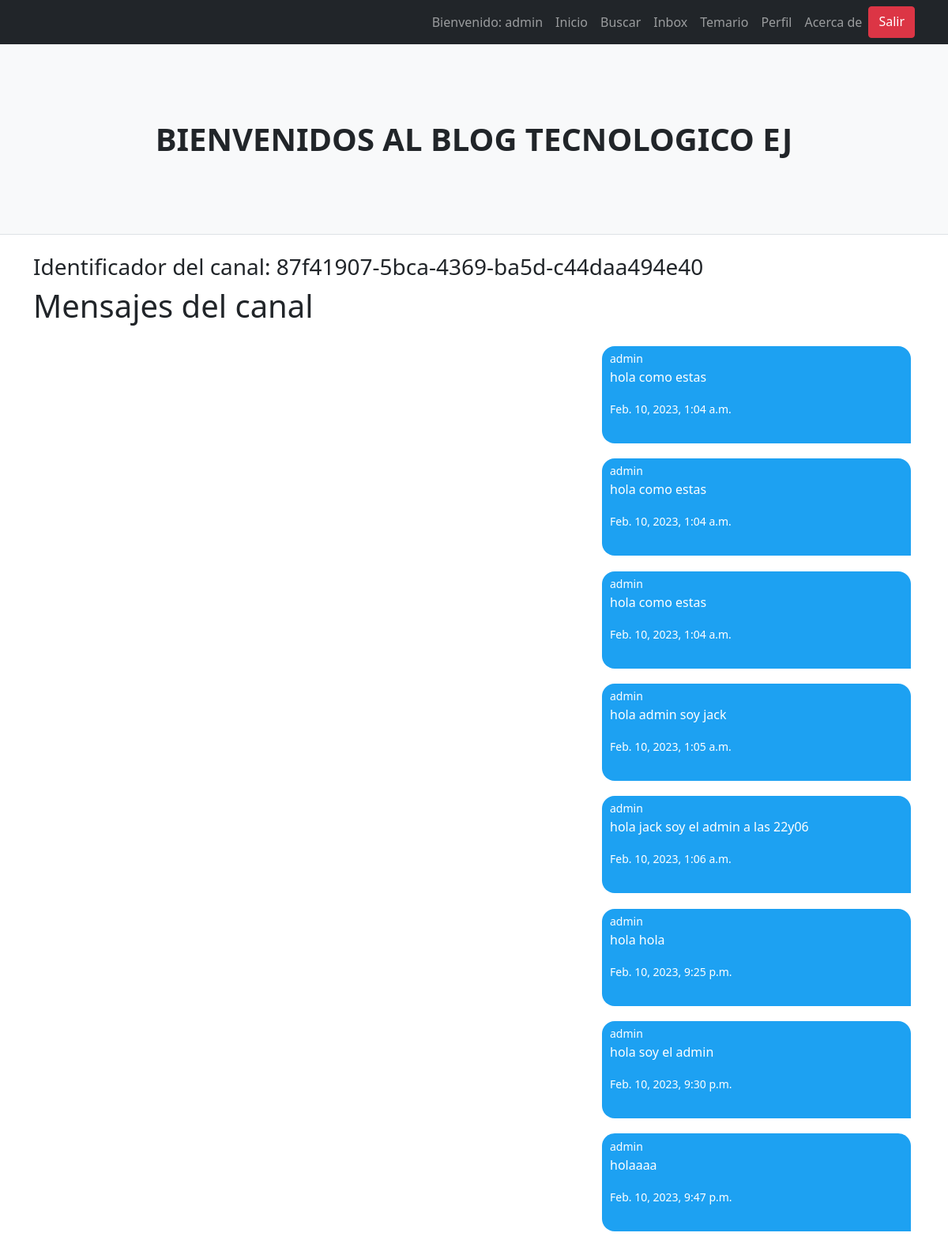
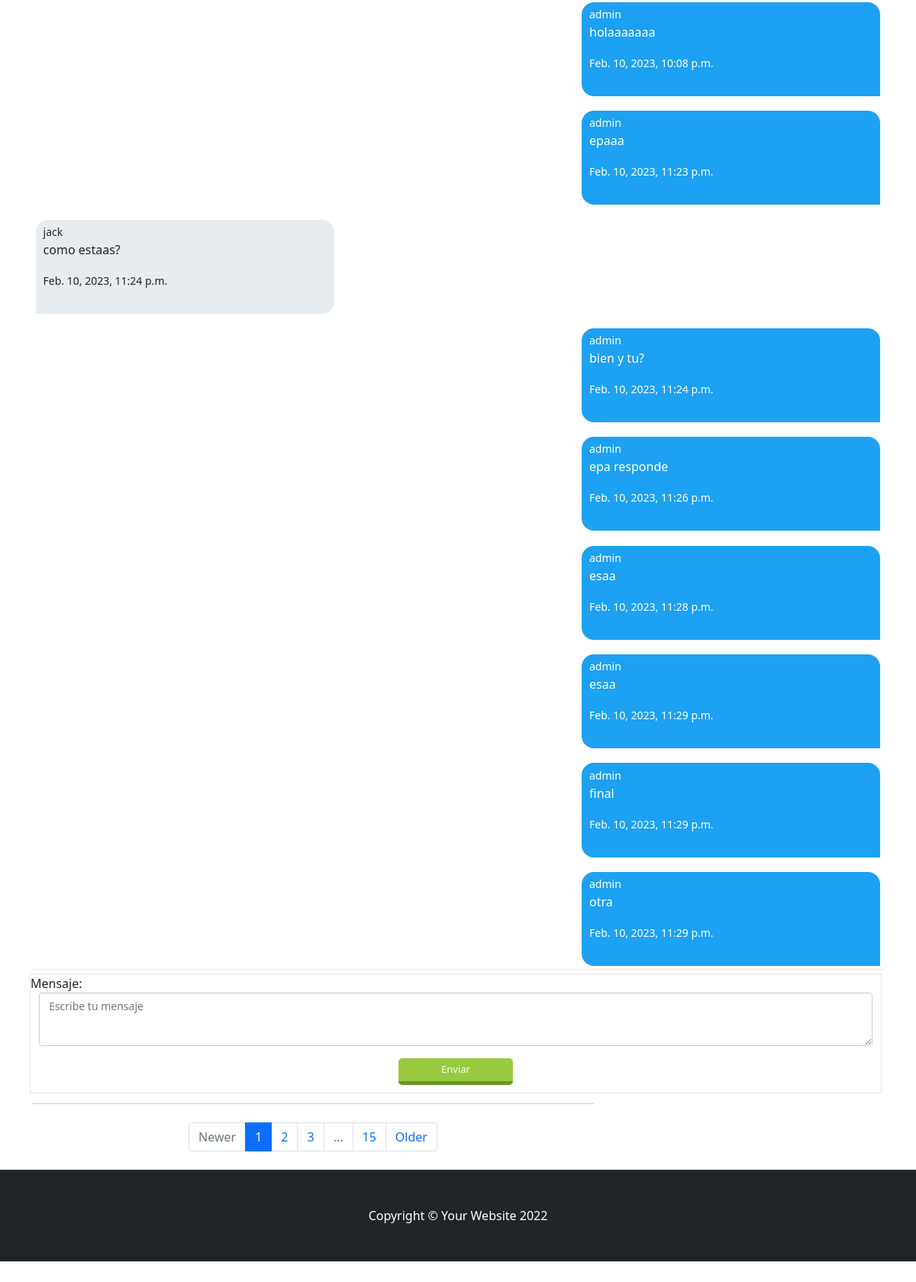
Page /AppBlog/ms/jack (signed in) on the committed database (2 pictures, top to bottom).
### AppBlog/models.py (models this page shows)
class ModelBase(models.Model):
	id = models.UUIDField(default=uuid.uuid4, primary_key=True, db_index=True, editable=False)
	tiempo = models.DateTimeField(auto_now_add=True)
	actualizar = models.DateTimeField(auto_now=True)
	class Meta:
		abstract = True

class Canal(ModelBase):
	usuarios = models.ManyToManyField(User, blank=True, through=CanalUsuario)
	objects = CanalManager()

class CanalMensaje(ModelBase):
	canal   = models.ForeignKey("Canal", on_delete=models.CASCADE)
	usuario = models.ForeignKey(User, on_delete=models.CASCADE)
	texto =  models.TextField()

### AppBlog/views.py (the view)
# urls.py: path("ms/<str:username>", DetailMs.as_view(), name="detailms"),
class DetailMs(LoginRequiredMixin, CanalFormMixin, DetailView):
	template_name= 'AppBlog/canal_detail.html'
	def get_object(self, *args, **kwargs):
		username = self.kwargs.get("username")
		mi_username = self.request.user.username
		canal, _ = Canal.objects.obtener_o_crear_canal_ms(mi_username, username)
		if username == mi_username:
			mi_canal, _ = Canal.objects.obtener_o_crear_canal_usuario_actual(self.request.user)
			return mi_canal
		if canal == None:
			raise Http404
		return canal

### AppBlog/forms.py
class FormMensajes(forms.Form):
    mensaje = forms.CharField(widget=forms.Textarea(attrs = {"class": "formulario_ms",   "placeholder":"Escribe tu mensaje"  }))

### AppBlog/models.py (called while the page is built, shortened)
	def solo_dos(self):
		return self.annotate(num_usuarios= Count("usuarios")).filter(num_usuarios=2)

	def filtrar_por_username(self, username):
		return self.filter(canalusuario__usuario__username=username)

	def get_queryset(self, *args, **kwargs):
		return CanalQuerySet(self.model, using=self._db)

	def filtrar_ms_por_privado(self, username_a, username_b):
		return self.get_queryset().solo_dos().filtrar_por_username(username_a).filtrar_por_username(username_b)

	def obtener_o_crear_canal_ms(self, username_a, username_b):
		qs = self.filtrar_ms_por_privado(username_a, username_b)
		if qs.exists():
			return qs.order_by("tiempo").first(), False #obj, created

### AppBlog/templates/AppBlog/canal_detail.html (shortened to what this page needs)
{% extends 'AppBlog/base.html' %}
{% block contenido_que_cambia %}
	<h3>Identificador del canal: {{object.id}}</h3>
	<h1>Mensajes del canal</h1>
	<div id="contenedor_ms">
	{% for mensaje in object.canalmensaje_set.all %}
		<div class="div_ms {% if request.user == mensaje.usuario %}mis_mensajes
		{% else %} tus_mensajes{% endif %}">
			<small>{{mensaje.usuario}}</small>
			<p>{{mensaje.texto}}</p>
			<small>{{mensaje.tiempo}}</small>
		</div>
	{% endfor %}
	</div>
	<div class="div_form_ms">
		<form id="form_submit" action="{{ request.path }}" method="POST">
			{{form.as_p}}
			<button type="submit" class="btn_enviar">
				Enviar
			</button>
	</form>
	</div>
{% endblock %}

### AppBlog/templates/AppBlog/abuelo.html (shortened to what this page needs)
<!DOCTYPE html>
<html lang="en">
    <head>
        {% load static %}
        <link href="/static/css/styles.css" rel="stylesheet" />
    </head>
    <body>
        <nav class="navbar navbar-expand-lg navbar-dark bg-dark">
            <div class="container">
                    <div class="collapse navbar-collapse" id="navbarSupportedContent">
                    <ul class="navbar-nav ms-auto mb-2 mb-lg-0">
                        {%if user.is_authenticated %}
                        <li class="nav-item"><a class="nav-link" href="{% url 'inicio' %}">Bienvenido: {{ user.username }}</a></li>
                        <li class="nav-item"><a class="nav-link" href="{% url 'inicio' %}">Inicio</a></li>
                        <li class="nav-item"><a class="nav-link" href="{% url 'temaBusq' %}">Buscar</a></li>
                        <li class="nav-item"><a class="nav-link" href="{% url 'Inbox' %}">Inbox</a></li>
                        <li class="nav-item"><a class="nav-link" aria-current="page" href="{% url 'leerTemas' %}">Temario</a></li>
                        <li class="nav-item"><a class="nav-link" aria-current="page" href="{% url 'verPerfil' %}">Perfil</a></li>
                        <li class="nav-item"><a class="nav-link" href="{% url 'acerca' %}">Acerca de</a></li>
                        <a class="btn btn-danger" href="{% url 'logout' %}">Salir</a>
                        {% endif %}
                    </ul>
                </div>
            </div>
        </nav>
        <header class="py-5 bg-light border-bottom mb-4">
            <div class="container">
                <div class="text-center my-5">
                    {% block Subtitulo %}
                    <h1 class="fw-bolder">BIENVENIDOS AL BLOG TECNOLOGICO EJ</h1>
                    {% endblock %}
                </div>
            </div>
        </header>
        <div class="float-auto container">
            {% block contenido_que_cambia %}
            {% endblock %}
            <div class="row">
                <div class="col-lg-8">
                    <nav aria-label="Pagination">
                        <hr class="my-0" />
                        <ul class="pagination justify-content-center my-4">
                            <li class="page-item disabled"><a class="page-link" href="#" tabindex="-1" aria-disabled="true">Newer</a></li>
                            <li class="page-item active" aria-current="page"><a class="page-link" href="#!">1</a></li>
                            <li class="page-item"><a class="page-link" href="#!">2</a></li>
                            <li class="page-item"><a class="page-link" href="#!">3</a></li>
                            <li class="page-item disabled"><a class="page-link" href="#!">...</a></li>
                            <li class="page-item"><a class="page-link" href="#!">15</a></li>
                            <li class="page-item"><a class="page-link" href="#!">Older</a></li>
                        </ul>
                    </nav>
                </div>
            </div>
        </div>
        <footer class="py-5 bg-dark">
            <div class="container"><p class="m-0 text-center text-white">Copyright &copy; Your Website 2022</p></div>
        </footer>
    </body>
</html>

### AppBlog/templates/AppBlog/canal_detail.html (style rules this page uses)
#contenedor_ms { width: 100%; height: calc(70vh); margin: 5px 0; overflow-y: auto; border-bottom: 1px solid #e6e6e6; background: #fff; }
.div_ms { margin: 1.2rem auto; width: 35%; padding: 0.2rem 0.6rem 02rem 0.6rem; }
.mis_mensajes { margin-right: 5px; background-color:rgb(29, 161, 242); color: #fff; border-bottom-left-radius: 16px; border-top-left-radius: 16px; border-top-right-radius: 16px; }
.tus_mensajes { background: rgb(230, 236, 240); margin-left: 5px; border-bottom-right-radius: 16px; border-top-left-radius: 16px; border-top-right-radius: 16px; }
.div_form_ms { width: 100%; margin-top: 5px; margin-bottom: 5px; margin-left: -3px; border:1px solid #e6e6e6; }
#id_mensaje { display: block; padding: 6px 12px; margin-left: 1%; margin-right: 1%; width: 98%; min-width: 98%; max-width: 98%; height: 70px; min-height: 70px; max-height: 70px; box-sizing: border-box; font-size: 14px; color: #333; border:1px solid #ccc; border-radius: 4px; }
.btn_enviar { background: #98ca3f; color: #fff; padding: 5px 10px; border-radius: 5px; border:none; outline: none; border-bottom: 5px solid #6d932b; width: 150px; cursor: pointer; display: block; margin: 10px auto; font-size: 13px; transition: 0.3; }

### rows in the picture
Canal: id "87f41907-5bca-4369-ba5d-c44daa494e40"
CanalMensaje: usuario "admin", texto "hola como estas", tiempo "Feb. 10, 2023, 1:04 a.m."
CanalMensaje: usuario "admin", texto "hola como estas", tiempo "Feb. 10, 2023, 1:04 a.m."
CanalMensaje: usuario "admin", texto "hola como estas", tiempo "Feb. 10, 2023, 1:04 a.m."
CanalMensaje: usuario "admin", texto "hola admin soy jack", tiempo "Feb. 10, 2023, 1:05 a.m."
CanalMensaje: usuario "admin", texto "hola jack soy el admin a las 22y06", tiempo "Feb. 10, 2023, 1:06 a.m."
CanalMensaje: usuario "admin", texto "hola hola", tiempo "Feb. 10, 2023, 9:25 p.m."
CanalMensaje: usuario "admin", texto "hola soy el admin", tiempo "Feb. 10, 2023, 9:30 p.m."
CanalMensaje: usuario "admin", texto "holaaaa", tiempo "Feb. 10, 2023, 9:47 p.m."
CanalMensaje: usuario "admin", texto "holaaaaaaa", tiempo "Feb. 10, 2023, 10:08 p.m."
CanalMensaje: usuario "admin", texto "epaaa", tiempo "Feb. 10, 2023, 11:23 p.m."
CanalMensaje: usuario "jack", texto "como estaas?", tiempo "Feb. 10, 2023, 11:24 p.m."
CanalMensaje: usuario "admin", texto "bien y tu?", tiempo "Feb. 10, 2023, 11:24 p.m."
CanalMensaje: usuario "admin", texto "epa responde", tiempo "Feb. 10, 2023, 11:26 p.m."
CanalMensaje: usuario "admin", texto "esaa", tiempo "Feb. 10, 2023, 11:28 p.m."
CanalMensaje: usuario "admin", texto "esaa", tiempo "Feb. 10, 2023, 11:29 p.m."
CanalMensaje: usuario "admin", texto "final", tiempo "Feb. 10, 2023, 11:29 p.m."
CanalMensaje: usuario "admin", texto "otra", tiempo "Feb. 10, 2023, 11:29 p.m."

### other values in the picture
{{ user.username }} "admin"
